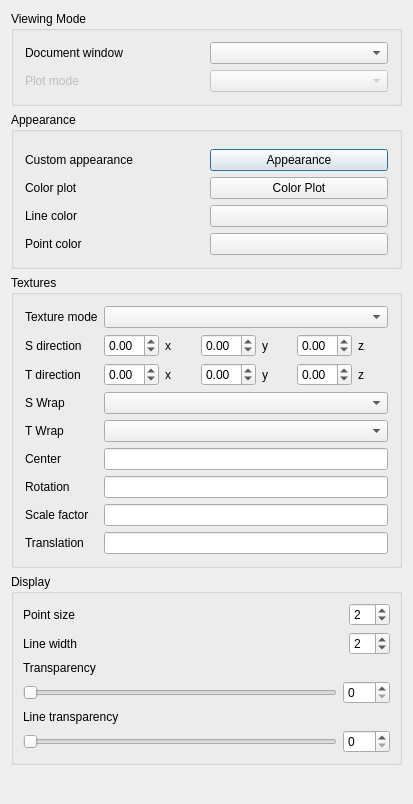
<?xml version="1.0" encoding="UTF-8"?>
<ui version="4.0">
 <class>MatGui::DlgDisplayProperties</class>
 <widget class="QDialog" name="MatGui::DlgDisplayProperties">
  <property name="geometry">
   <rect>
    <x>0</x>
    <y>0</y>
    <width>413</width>
    <height>804</height>
   </rect>
  </property>
  <property name="windowTitle">
   <string>Display Properties</string>
  </property>
  <layout class="QGridLayout" name="gridLayout_4">
   <item row="4" column="0">
    <spacer name="verticalSpacer">
     <property name="orientation">
      <enum>Qt::Orientation::Vertical</enum>
     </property>
     <property name="sizeHint" stdset="0">
      <size>
       <width>20</width>
       <height>40</height>
      </size>
     </property>
    </spacer>
   </item>
   <item row="3" column="0">
    <widget class="QGroupBox" name="groupBox2">
     <property name="title">
      <string>Display</string>
     </property>
     <layout class="QGridLayout" name="gridLayout1">
      <property name="leftMargin">
       <number>9</number>
      </property>
      <property name="topMargin">
       <number>9</number>
      </property>
      <property name="rightMargin">
       <number>9</number>
      </property>
      <property name="bottomMargin">
       <number>9</number>
      </property>
      <property name="spacing">
       <number>6</number>
      </property>
      <item row="0" column="0">
       <layout class="QHBoxLayout">
        <property name="spacing">
         <number>6</number>
        </property>
        <property name="leftMargin">
         <number>0</number>
        </property>
        <property name="topMargin">
         <number>0</number>
        </property>
        <property name="rightMargin">
         <number>0</number>
        </property>
        <property name="bottomMargin">
         <number>0</number>
        </property>
        <item>
         <widget class="QLabel" name="textLabel2">
          <property name="text">
           <string>Point size</string>
          </property>
         </widget>
        </item>
        <item>
         <spacer>
          <property name="orientation">
           <enum>Qt::Orientation::Horizontal</enum>
          </property>
          <property name="sizeType">
           <enum>QSizePolicy::Policy::Expanding</enum>
          </property>
          <property name="sizeHint" stdset="0">
           <size>
            <width>71</width>
            <height>20</height>
           </size>
          </property>
         </spacer>
        </item>
        <item>
         <widget class="QSpinBox" name="spinPointSize">
          <property name="minimum">
           <number>1</number>
          </property>
          <property name="maximum">
           <number>64</number>
          </property>
          <property name="value">
           <number>2</number>
          </property>
         </widget>
        </item>
       </layout>
      </item>
      <item row="1" column="0">
       <layout class="QHBoxLayout">
        <property name="spacing">
         <number>6</number>
        </property>
        <property name="leftMargin">
         <number>0</number>
        </property>
        <property name="topMargin">
         <number>0</number>
        </property>
        <property name="rightMargin">
         <number>0</number>
        </property>
        <property name="bottomMargin">
         <number>0</number>
        </property>
        <item>
         <widget class="QLabel" name="textLabel3">
          <property name="text">
           <string>Line width</string>
          </property>
         </widget>
        </item>
        <item>
         <spacer>
          <property name="orientation">
           <enum>Qt::Orientation::Horizontal</enum>
          </property>
          <property name="sizeType">
           <enum>QSizePolicy::Policy::Expanding</enum>
          </property>
          <property name="sizeHint" stdset="0">
           <size>
            <width>71</width>
            <height>20</height>
           </size>
          </property>
         </spacer>
        </item>
        <item>
         <widget class="QSpinBox" name="spinLineWidth">
          <property name="minimum">
           <number>1</number>
          </property>
          <property name="maximum">
           <number>64</number>
          </property>
          <property name="value">
           <number>2</number>
          </property>
         </widget>
        </item>
       </layout>
      </item>
      <item row="2" column="0">
       <widget class="QLabel" name="textLabel1_2">
        <property name="text">
         <string>Transparency</string>
        </property>
       </widget>
      </item>
      <item row="3" column="0">
       <layout class="QHBoxLayout">
        <property name="spacing">
         <number>6</number>
        </property>
        <property name="leftMargin">
         <number>0</number>
        </property>
        <property name="topMargin">
         <number>0</number>
        </property>
        <property name="rightMargin">
         <number>0</number>
        </property>
        <property name="bottomMargin">
         <number>0</number>
        </property>
        <item>
         <widget class="QSlider" name="horizontalSlider">
          <property name="maximum">
           <number>100</number>
          </property>
          <property name="orientation">
           <enum>Qt::Orientation::Horizontal</enum>
          </property>
         </widget>
        </item>
        <item>
         <widget class="QSpinBox" name="spinTransparency">
          <property name="sizePolicy">
           <sizepolicy hsizetype="Maximum" vsizetype="Fixed">
            <horstretch>0</horstretch>
            <verstretch>0</verstretch>
           </sizepolicy>
          </property>
          <property name="maximum">
           <number>100</number>
          </property>
          <property name="singleStep">
           <number>5</number>
          </property>
         </widget>
        </item>
       </layout>
      </item>
      <item row="4" column="0">
       <widget class="QLabel" name="label">
        <property name="text">
         <string>Line transparency</string>
        </property>
       </widget>
      </item>
      <item row="5" column="0">
       <layout class="QHBoxLayout">
        <property name="spacing">
         <number>6</number>
        </property>
        <property name="leftMargin">
         <number>0</number>
        </property>
        <property name="topMargin">
         <number>0</number>
        </property>
        <property name="rightMargin">
         <number>0</number>
        </property>
        <property name="bottomMargin">
         <number>0</number>
        </property>
        <item>
         <widget class="QSlider" name="sliderLineTransparency">
          <property name="maximum">
           <number>100</number>
          </property>
          <property name="orientation">
           <enum>Qt::Orientation::Horizontal</enum>
          </property>
         </widget>
        </item>
        <item>
         <widget class="QSpinBox" name="spinLineTransparency">
          <property name="maximum">
           <number>100</number>
          </property>
          <property name="singleStep">
           <number>5</number>
          </property>
         </widget>
        </item>
       </layout>
      </item>
     </layout>
    </widget>
   </item>
   <item row="0" column="0">
    <widget class="QGroupBox" name="groupBox1">
     <property name="title">
      <string>Viewing Mode</string>
     </property>
     <layout class="QGridLayout" name="gridLayout_3">
      <property name="leftMargin">
       <number>11</number>
      </property>
      <property name="topMargin">
       <number>11</number>
      </property>
      <property name="rightMargin">
       <number>11</number>
      </property>
      <property name="bottomMargin">
       <number>11</number>
      </property>
      <item row="0" column="0">
       <layout class="QHBoxLayout">
        <property name="spacing">
         <number>6</number>
        </property>
        <property name="leftMargin">
         <number>0</number>
        </property>
        <property name="topMargin">
         <number>0</number>
        </property>
        <property name="rightMargin">
         <number>0</number>
        </property>
        <property name="bottomMargin">
         <number>0</number>
        </property>
        <item>
         <widget class="QLabel" name="textLabel1">
          <property name="text">
           <string>Document window</string>
          </property>
         </widget>
        </item>
        <item>
         <widget class="QComboBox" name="changeMode"/>
        </item>
       </layout>
      </item>
      <item row="1" column="0">
       <layout class="QHBoxLayout">
        <property name="spacing">
         <number>6</number>
        </property>
        <property name="leftMargin">
         <number>0</number>
        </property>
        <property name="topMargin">
         <number>0</number>
        </property>
        <property name="rightMargin">
         <number>0</number>
        </property>
        <property name="bottomMargin">
         <number>0</number>
        </property>
        <item>
         <widget class="QLabel" name="textLabel1_3">
          <property name="enabled">
           <bool>false</bool>
          </property>
          <property name="text">
           <string>Plot mode</string>
          </property>
         </widget>
        </item>
        <item>
         <widget class="QComboBox" name="changePlot">
          <property name="enabled">
           <bool>false</bool>
          </property>
         </widget>
        </item>
       </layout>
      </item>
     </layout>
    </widget>
   </item>
   <item row="1" column="0">
    <widget class="QGroupBox" name="groupBox3">
     <property name="title">
      <string>Appearance</string>
     </property>
     <layout class="QGridLayout" name="gridLayout_2">
      <item row="2" column="0">
       <layout class="QGridLayout" name="gridLayout">
        <item row="1" column="0">
         <widget class="QLabel" name="label_4">
          <property name="text">
           <string>Color plot</string>
          </property>
         </widget>
        </item>
        <item row="3" column="0">
         <widget class="QLabel" name="label_5">
          <property name="text">
           <string>Point color</string>
          </property>
         </widget>
        </item>
        <item row="0" column="1">
         <widget class="QPushButton" name="buttonCustomAppearance">
          <property name="text">
           <string notr="true">Appearance</string>
          </property>
         </widget>
        </item>
        <item row="2" column="0">
         <widget class="QLabel" name="label_3">
          <property name="text">
           <string>Line color</string>
          </property>
         </widget>
        </item>
        <item row="1" column="1">
         <widget class="QPushButton" name="buttonColorPlot">
          <property name="text">
           <string notr="true">Color Plot</string>
          </property>
         </widget>
        </item>
        <item row="3" column="1">
         <widget class="Gui::ColorButton" name="buttonPointColor"/>
        </item>
        <item row="0" column="0">
         <widget class="QLabel" name="label_6">
          <property name="text">
           <string>Custom appearance</string>
          </property>
         </widget>
        </item>
        <item row="2" column="1">
         <widget class="Gui::ColorButton" name="buttonLineColor"/>
        </item>
       </layout>
      </item>
      <item row="0" column="0">
       <widget class="MatGui::MaterialTreeWidget" name="widgetMaterial" native="true"/>
      </item>
      <item row="1" column="0">
       <layout class="QHBoxLayout">
        <property name="spacing">
         <number>6</number>
        </property>
        <property name="leftMargin">
         <number>0</number>
        </property>
        <property name="topMargin">
         <number>0</number>
        </property>
        <property name="rightMargin">
         <number>0</number>
        </property>
        <property name="bottomMargin">
         <number>0</number>
        </property>
       </layout>
      </item>
     </layout>
    </widget>
   </item>
   <item row="2" column="0">
    <widget class="QGroupBox" name="groupTextures">
     <property name="title">
      <string>Textures</string>
     </property>
     <layout class="QGridLayout" name="gridLayout_5">
      <item row="8" column="1">
       <widget class="QLineEdit" name="editScale"/>
      </item>
      <item row="3" column="1">
       <layout class="QHBoxLayout" name="horizontalLayout_2">
        <item>
         <widget class="Gui::DoubleSpinBox" name="spinTX">
          <property name="minimum">
           <double>-1.000000000000000</double>
          </property>
          <property name="maximum">
           <double>1.000000000000000</double>
          </property>
         </widget>
        </item>
        <item>
         <widget class="QLabel" name="label_18">
          <property name="text">
           <string>x</string>
          </property>
         </widget>
        </item>
        <item>
         <widget class="Gui::DoubleSpinBox" name="spinTY">
          <property name="minimum">
           <double>-1.000000000000000</double>
          </property>
          <property name="maximum">
           <double>1.000000000000000</double>
          </property>
         </widget>
        </item>
        <item>
         <widget class="QLabel" name="label_19">
          <property name="text">
           <string>y</string>
          </property>
         </widget>
        </item>
        <item>
         <widget class="Gui::DoubleSpinBox" name="spinTZ">
          <property name="minimum">
           <double>-1.000000000000000</double>
          </property>
          <property name="maximum">
           <double>1.000000000000000</double>
          </property>
         </widget>
        </item>
        <item>
         <widget class="QLabel" name="label_20">
          <property name="text">
           <string>z</string>
          </property>
         </widget>
        </item>
       </layout>
      </item>
      <item row="5" column="1">
       <widget class="QComboBox" name="comboTWrap"/>
      </item>
      <item row="6" column="1">
       <widget class="QLineEdit" name="editCenter"/>
      </item>
      <item row="9" column="0">
       <widget class="QLabel" name="label_12">
        <property name="text">
         <string>Translation</string>
        </property>
       </widget>
      </item>
      <item row="0" column="1">
       <widget class="QComboBox" name="comboTextureMode"/>
      </item>
      <item row="8" column="0">
       <widget class="QLabel" name="label_9">
        <property name="text">
         <string>Scale factor</string>
        </property>
       </widget>
      </item>
      <item row="2" column="0">
       <widget class="QLabel" name="label_13">
        <property name="text">
         <string>S direction</string>
        </property>
       </widget>
      </item>
      <item row="4" column="0">
       <widget class="QLabel" name="label_7">
        <property name="text">
         <string>S Wrap</string>
        </property>
       </widget>
      </item>
      <item row="7" column="0">
       <widget class="QLabel" name="label_11">
        <property name="text">
         <string>Rotation</string>
        </property>
       </widget>
      </item>
      <item row="7" column="1">
       <widget class="QLineEdit" name="editRotation"/>
      </item>
      <item row="0" column="0">
       <widget class="QLabel" name="label_2">
        <property name="text">
         <string>Texture mode</string>
        </property>
       </widget>
      </item>
      <item row="9" column="1">
       <widget class="QLineEdit" name="editTranslation"/>
      </item>
      <item row="2" column="1">
       <layout class="QHBoxLayout" name="horizontalLayout">
        <item>
         <widget class="Gui::DoubleSpinBox" name="spinSX">
          <property name="minimum">
           <double>-1.000000000000000</double>
          </property>
          <property name="maximum">
           <double>1.000000000000000</double>
          </property>
         </widget>
        </item>
        <item>
         <widget class="QLabel" name="label_15">
          <property name="text">
           <string>x</string>
          </property>
         </widget>
        </item>
        <item>
         <widget class="Gui::DoubleSpinBox" name="spinSY">
          <property name="minimum">
           <double>-1.000000000000000</double>
          </property>
          <property name="maximum">
           <double>1.000000000000000</double>
          </property>
         </widget>
        </item>
        <item>
         <widget class="QLabel" name="label_16">
          <property name="text">
           <string>y</string>
          </property>
         </widget>
        </item>
        <item>
         <widget class="Gui::DoubleSpinBox" name="spinSZ">
          <property name="minimum">
           <double>-1.000000000000000</double>
          </property>
          <property name="maximum">
           <double>1.000000000000000</double>
          </property>
         </widget>
        </item>
        <item>
         <widget class="QLabel" name="label_17">
          <property name="text">
           <string>z</string>
          </property>
         </widget>
        </item>
       </layout>
      </item>
      <item row="6" column="0">
       <widget class="QLabel" name="label_10">
        <property name="text">
         <string>Center</string>
        </property>
       </widget>
      </item>
      <item row="4" column="1">
       <widget class="QComboBox" name="comboSWrap"/>
      </item>
      <item row="5" column="0">
       <widget class="QLabel" name="label_8">
        <property name="text">
         <string>T Wrap</string>
        </property>
       </widget>
      </item>
      <item row="3" column="0">
       <widget class="QLabel" name="label_14">
        <property name="text">
         <string>T direction</string>
        </property>
       </widget>
      </item>
     </layout>
    </widget>
   </item>
  </layout>
 </widget>
 <layoutdefault spacing="6" margin="11"/>
 <customwidgets>
  <customwidget>
   <class>Gui::DoubleSpinBox</class>
   <extends>QDoubleSpinBox</extends>
   <header>Gui/SpinBox.h</header>
  </customwidget>
  <customwidget>
   <class>Gui::ColorButton</class>
   <extends>QPushButton</extends>
   <header>Gui/Widgets.h</header>
  </customwidget>
  <customwidget>
   <class>MatGui::MaterialTreeWidget</class>
   <extends>QWidget</extends>
   <header>Mod/Material/Gui/MaterialTreeWidget.h</header>
   <container>1</container>
  </customwidget>
 </customwidgets>
 <tabstops>
  <tabstop>changeMode</tabstop>
  <tabstop>changePlot</tabstop>
  <tabstop>buttonCustomAppearance</tabstop>
  <tabstop>buttonColorPlot</tabstop>
  <tabstop>buttonLineColor</tabstop>
  <tabstop>buttonPointColor</tabstop>
  <tabstop>comboTextureMode</tabstop>
  <tabstop>spinSX</tabstop>
  <tabstop>spinSY</tabstop>
  <tabstop>spinSZ</tabstop>
  <tabstop>spinTX</tabstop>
  <tabstop>spinTY</tabstop>
  <tabstop>spinTZ</tabstop>
  <tabstop>comboSWrap</tabstop>
  <tabstop>comboTWrap</tabstop>
  <tabstop>editCenter</tabstop>
  <tabstop>editRotation</tabstop>
  <tabstop>editScale</tabstop>
  <tabstop>editTranslation</tabstop>
  <tabstop>spinPointSize</tabstop>
  <tabstop>spinLineWidth</tabstop>
  <tabstop>horizontalSlider</tabstop>
  <tabstop>spinTransparency</tabstop>
  <tabstop>sliderLineTransparency</tabstop>
  <tabstop>spinLineTransparency</tabstop>
 </tabstops>
 <resources/>
 <connections>
  <connection>
   <sender>spinTransparency</sender>
   <signal>valueChanged(int)</signal>
   <receiver>horizontalSlider</receiver>
   <slot>setValue(int)</slot>
   <hints>
    <hint type="sourcelabel">
     <x>240</x>
     <y>339</y>
    </hint>
    <hint type="destinationlabel">
     <x>113</x>
     <y>339</y>
    </hint>
   </hints>
  </connection>
  <connection>
   <sender>horizontalSlider</sender>
   <signal>valueChanged(int)</signal>
   <receiver>spinTransparency</receiver>
   <slot>setValue(int)</slot>
   <hints>
    <hint type="sourcelabel">
     <x>113</x>
     <y>339</y>
    </hint>
    <hint type="destinationlabel">
     <x>240</x>
     <y>339</y>
    </hint>
   </hints>
  </connection>
  <connection>
   <sender>sliderLineTransparency</sender>
   <signal>valueChanged(int)</signal>
   <receiver>spinLineTransparency</receiver>
   <slot>setValue(int)</slot>
   <hints>
    <hint type="sourcelabel">
     <x>147</x>
     <y>408</y>
    </hint>
    <hint type="destinationlabel">
     <x>246</x>
     <y>393</y>
    </hint>
   </hints>
  </connection>
  <connection>
   <sender>spinLineTransparency</sender>
   <signal>valueChanged(int)</signal>
   <receiver>sliderLineTransparency</receiver>
   <slot>setValue(int)</slot>
   <hints>
    <hint type="sourcelabel">
     <x>254</x>
     <y>402</y>
    </hint>
    <hint type="destinationlabel">
     <x>98</x>
     <y>404</y>
    </hint>
   </hints>
  </connection>
 </connections>
</ui>
